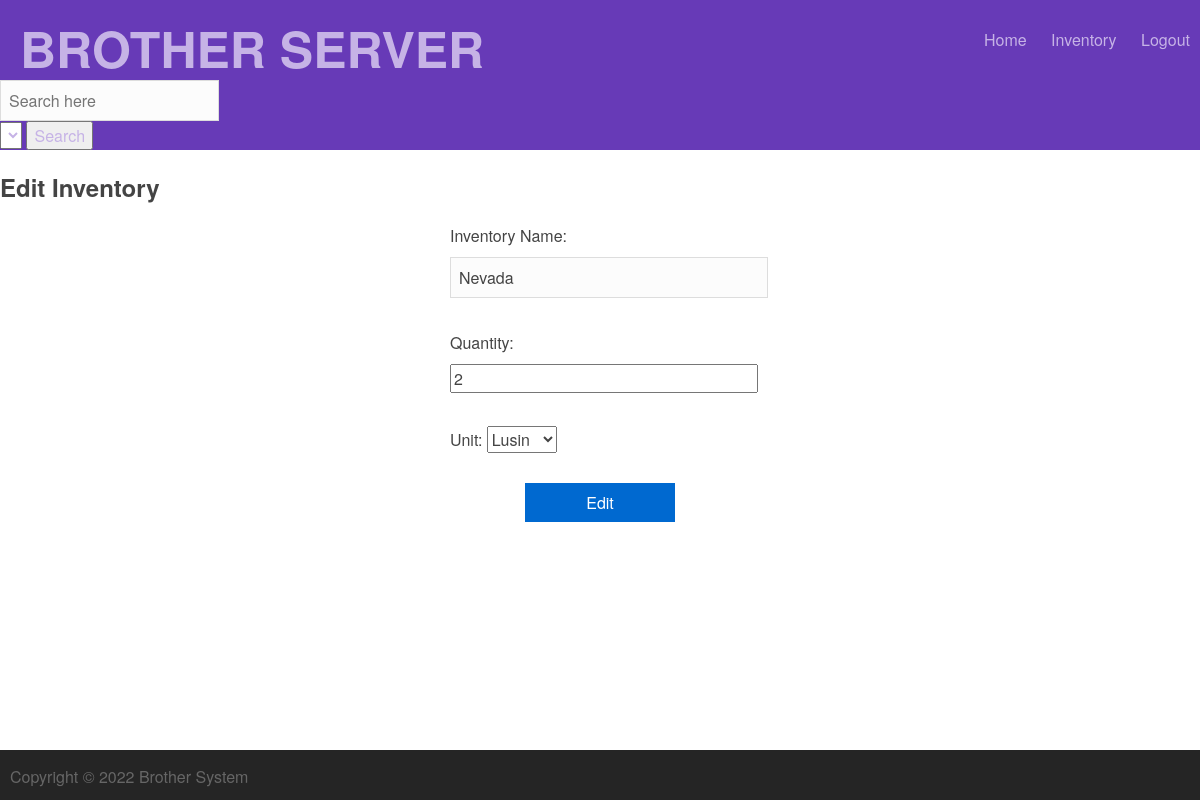
The app's page /inventory/1/edit (signed in), older data.
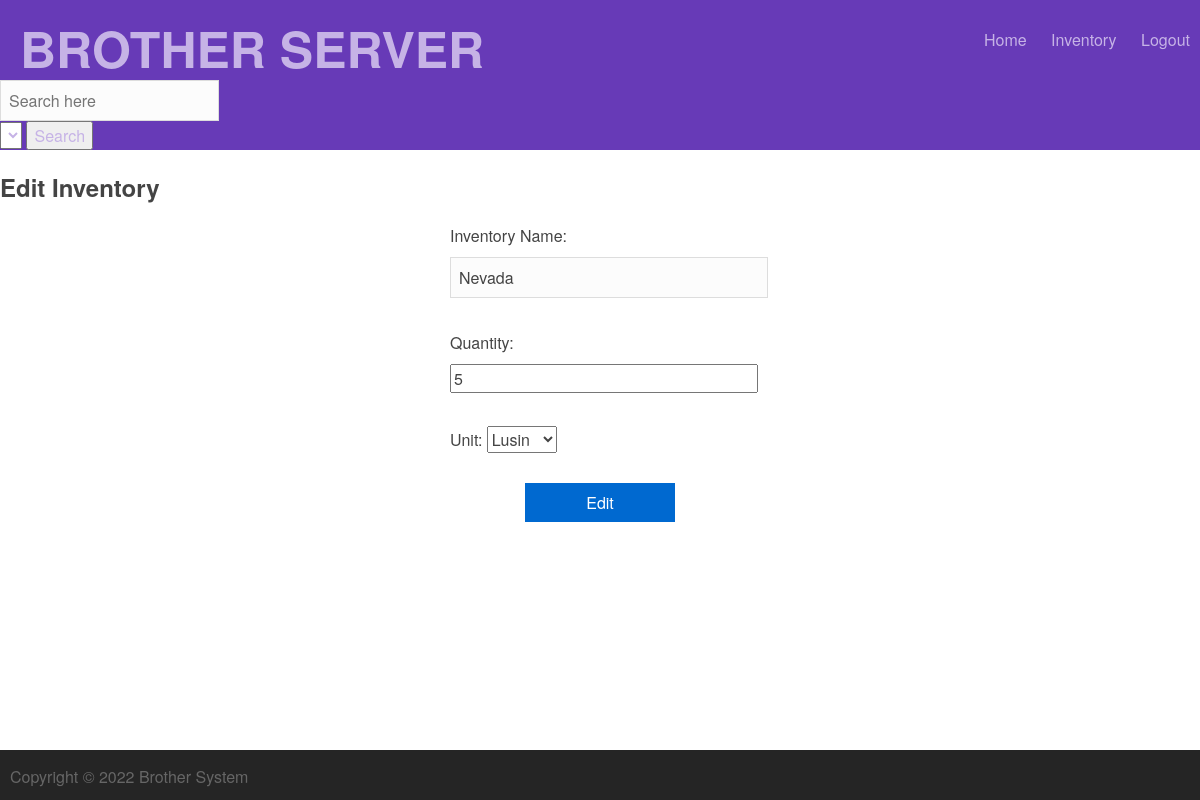
The same page, newer data.
### tables this page shows
CREATE TABLE Inventory(
            inventory_id INTEGER PRIMARY KEY AUTOINCREMENT,
            inventoryname TEXT,
            quantity INT,
            description TEXT);

### run.py (the view)
@app.route('/inventory/<inventory_id>/edit', methods=['POST', 'GET'])
def edit(inventory_id):
    if ('logged_in' not in session or not session['logged_in']):
        return redirect(url_for('/login'))
    page['title'] = 'Inventory edit'
    print("request form is:")
    newdict = {}
    print(request.form)
    if(request.method == 'POST'):
        if ('inventoryname' not in request.form):
            newdict['inventoryname'] = 'Empty Inventory Name'
        else:
            newdict['inventoryname'] = request.form['inventoryname']
        if ('quantity' not in request.form):
            newdict['quantity'] = 'Empty quantity'
        else:
            newdict['quantity'] = request.form['quantity']
        if ('description' not in request.form):
            newdict['description'] = 'Empty description/unit field'
        else:
            newdict['description'] = request.form['description']
        myDatabase.update_inventory(inventory_id, newdict['inventoryname'], newdict['quantity'], newdict['description'])
        page['bar'] = True
        flash("Updated Successfully")
        return redirect(url_for('list_inventories'))
    else:
        inventory = None
        inventory = myDatabase.select_inventory(inventory_id)
        if inventory == None:
            inventory = []
        print(inventory)
        return render_template('edit.html',
                                session=session,
                                page=page,
                                user=user_details,
                                inventory=inventory)

### database.py (called while the page is built)
    def execute(self, sql_string):
        out = None
        for string in sql_string.split(";"):
            try:
                out = self.cur.execute(string)
            except sqlite3.DatabaseError as e:
                print("database error:{}".format(e))
                pass
        return out

    def select_inventory(self, inventory_id):
        sql_query = """
                SELECT inventory_id, inventoryname, quantity, description
                FROM Inventory
                Where inventory_id = {inventory_id}
            """.format(inventory_id=inventory_id)
        result = []
        self.execute(sql_query)
        cols = [a[0] for a in self.cur.description]
        returning = self.cur.fetchall()
        for row in returning:
            result.append({a:b for a,b in zip(cols, row)})
        return result

### templates/edit.html (shortened to what this page needs)
{% include 'top.html' %}
<div class="content">
        <h2 class="title"> Edit Inventory </h2>
        <form class="login" method="POST" action="{{ url_for('edit', inventory_id=inventory[0].inventory_id) }}">
            Inventory Name: <input type="text" name="inventoryname" value="{{ inventory[0].inventoryname }}" placeholder="Barang" autofocus required>
            <br/>
            Quantity: <input type="number" name="quantity" value="{{ inventory[0].quantity }}" placeholder="Total Stock" autofocus required>
            <br/>
            Unit:
            <select name="description">
                <option value="lusin">Lusin</option>
            </select>
            <br/>
            <button class="flat" type="submit">Edit</button>
            <br/>
        </form>
        <br/>
</div>
{% include 'bottom.html'%}

Row changes from the older to the newer data that the page shows:
changed Inventory "Nevada": quantity "2" → "5"
